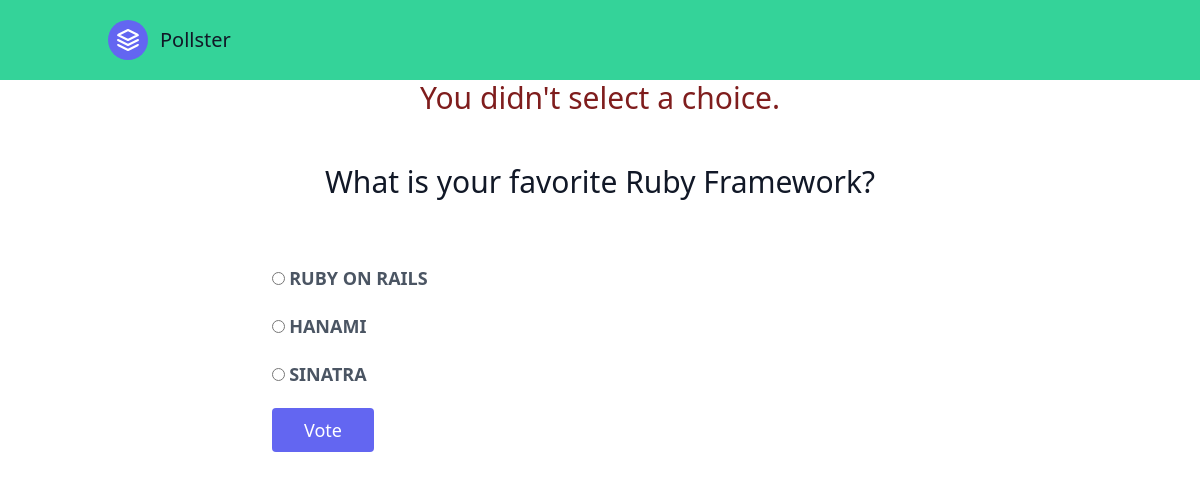
Page /5/vote/ on the committed database.
### polls/models.py (models this page shows, shortened)
class Question(models.Model):
    question_text = models.CharField(max_length=200)
    pub_date = models.DateTimeField('date published')

class Choice(models.Model):
    question = models.ForeignKey(Question,on_delete=models.CASCADE)
    choice_text = models.CharField(max_length=200)
    votes = models.IntegerField(default=0)

### polls/views.py (the view)
# urls.py: path('<int:question_id>/vote/',views.vote,name='vote'),
def vote(request,question_id):
    question = get_object_or_404(Question,pk=question_id)
    try:
        selected_choice = question.choice_set.get(pk=request.POST['choice'])
    except (KeyError,Choice.DoesNotExist):
        context ={
            'question':question,
            'error_message': "You didn't select a choice."}
        return render(request,'polls/detail.html',context)
    else:
        selected_choice.votes += 1
        selected_choice.save()
        return HttpResponseRedirect(reverse('polls:results', args=(question.id,)))

### polls/templates/polls/detail.html (shortened to what this page needs)
{% extends 'base.html' %}
{% block content %}
{% if error_message %}
<div class="flex flex-col text-center w-full mb-4">
    <h1 class="sm:text-3xl text-2xl font-small title-font mb-4 text-red-900">{{error_message}}</h1>
</div>
{% endif %}
<section class="text-gray-600 body-font">
    <div class="container px-5 py-4 mx-auto">
        <div class="flex flex-col text-center w-full mb-12">
            <h1 class="sm:text-3xl text-2xl font-medium title-font mb-4 text-gray-900">{{question.question_text}}</h1>
        </div>
        <div class="flex lg:w-2/3 w-full sm:flex-row flex-col mx-auto px-8 sm:space-x-4 sm:space-y-0 space-y-4 sm:px-0 items-end">
            <div class="relative flex-grow w-full">
                <form action="{% url 'polls:vote' question.id %}" method="post">
                    {% for choice in question.choice_set.all %}
                    <div class="block pb-5 ">
                    <input
                        type="radio"
                        name="choice"
                        id="choice{{forloop.counter}}"
                        class="form-radio"
                        value="{{choice.id}}">
                    <label for="choice{{forloop.counter}}"  class="mb-2 uppercase font-bold text-lg text-grey-darkest">{{choice.choice_text}}</label>
                </div>
                    {% endfor %}
                <button type="submit" class="text-white bg-indigo-500 border-0 py-2 px-8 focus:outline-none hover:bg-indigo-600 rounded text-lg">
                    <a href="{% url 'polls:vote' question.id %}">Vote</a>
                </button>
                </form>
            </div>
        </div>
    </div>
</section>
{% endblock content %}

### rows in the picture
Question: question_text "What is your favorite Ruby Framework?"
Choice: choice_text "RUBY ON RAILS"
Choice: choice_text "HANAMI"
Choice: choice_text "SINATRA"

### other values in the picture
{{ error_message }} "You didn't select a choice."
